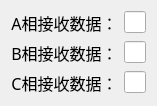
    <widget class="QWidget" name="layoutWidget_34">
     <property name="geometry">
      <rect>
       <x>620</x>
       <y>20</y>
       <width>151</width>
       <height>81</height>
      </rect>
     </property>
     <layout class="QFormLayout" name="formLayout_6">
      <item row="0" column="0">
       <widget class="QLabel" name="label_127">
        <property name="font">
         <font>
          <family>楷体</family>
          <pointsize>12</pointsize>
         </font>
        </property>
        <property name="text">
         <string>A相接收数据：</string>
        </property>
        <property name="alignment">
         <set>Qt::AlignCenter</set>
        </property>
       </widget>
      </item>
      <item row="0" column="1">
       <widget class="QLineEdit" name="A_receivecount"/>
      </item>
      <item row="1" column="1">
       <widget class="QLineEdit" name="B_receivecount"/>
      </item>
      <item row="2" column="0">
       <widget class="QLabel" name="label_135">
        <property name="font">
         <font>
          <family>楷体</family>
          <pointsize>12</pointsize>
         </font>
        </property>
        <property name="text">
         <string>C相接收数据：</string>
        </property>
        <property name="alignment">
         <set>Qt::AlignCenter</set>
        </property>
       </widget>
      </item>
      <item row="2" column="1">
       <widget class="QLineEdit" name="C_receivecount"/>
      </item>
      <item row="1" column="0">
       <widget class="QLabel" name="label_134">
        <property name="font">
         <font>
          <family>楷体</family>
          <pointsize>12</pointsize>
         </font>
        </property>
        <property name="text">
         <string>B相接收数据：</string>
        </property>
        <property name="alignment">
         <set>Qt::AlignCenter</set>
        </property>
       </widget>
      </item>
     </layout>
    </widget>
